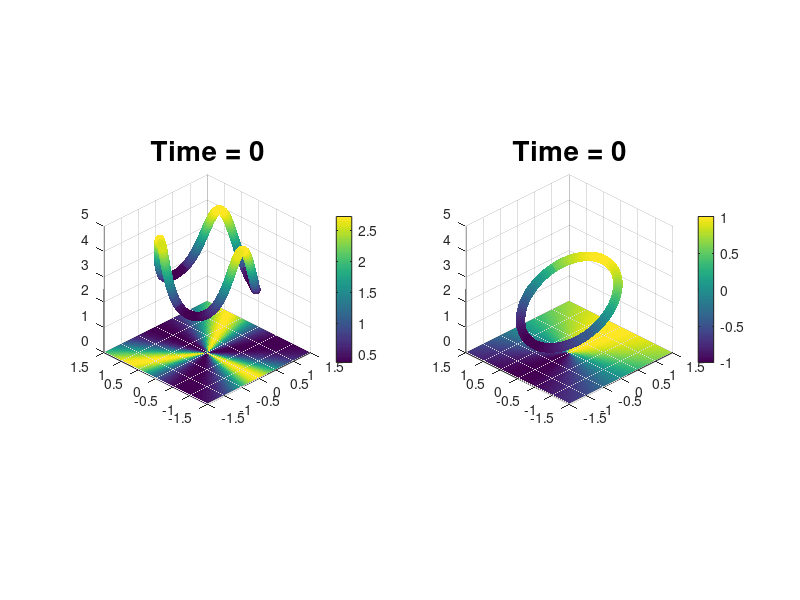

Recreate this plot in MATLAB. (Note: this script raises an error after producing the figure.)
%% Gray-Scott Equation         
% on a rectangle [-L, L] x [-L L]
%% Computational parameters    
Nx = 100;     Ny = 100;        % Grid size
Ntime = 5e2;  plotgap = 5;    % Number of time steps
Lx = 2;  Ly = 2;               % Domain size
Tfinal = 5;                   % Length of the simulation
dx = 2*Lx/Nx; dy = 2*Ly/Ny;    % Spatial resolutions
dt = Tfinal/Ntime;             % Temporal resolution
%% Physical parameters         
eps1 = 2e-5;      eps2 = 1e-5; 
R = 1;    F = 0.025;     k = 0.0547;
%% Grids                       
x = dx-Lx:dx:Lx;
y = dy-Ly:dy:Ly;
[X, Y] = meshgrid(x, y);      
XX = X(:);  YY = Y(:); 
[th, ~] = cart2pol(X, Y);
[cpx, cpy] = pol2cart(th, R);
cpxvec = cpx(:);   cpyvec = cpy(:); 
%% Initial Condition           
u = exp(sin(3*th(:)));    v = cos(th(:)); 
%% Operators                   
Ix = speye(Nx);        Iy = speye(Ny);       I = kron(Ix, Iy);
Dxx = (circshift(Ix, [1, 0]) - 2*Ix + circshift(Ix, [-1, 0]))/(dx^2);
Dyy = (circshift(Iy, [1, 0]) - 2*Iy + circshift(Iy, [-1, 0]))/(dy^2);  
Lap = kron(Ix, Dyy) + kron(Dxx, Iy); 
[Low1, Up1] = lu(I - eps1*dt*Lap);   [Low2, Up2] = lu(I - eps2*dt*Lap);
%% Initial Plot                
limsU = [-1.5*R 1.5*R -1.5*R 1.5*R 0 5];
limsV = [-1.5*R 1.5*R -1.5*R 1.5*R 0 5];

fig1 = figure(5);

s1 = subplot(1, 2, 1);
circU = scatter3(cpxvec, cpyvec, u + 2, 50, u, 'filled'); hold on
%[~, shadowU] = contourf(x, y, reshape(u, Nx, Ny), 50, 'linecolor', 'none');
%shadowU = pcolor(x, y, reshape(u, Nx, Ny)); set(shadowU, 'EdgeColor', 'none');
shadowU = imagesc(x, y, reshape(u, Nx, Ny));
colorbar, axis square, axis(limsU), view([-45 30]), hold off
%shadowU.ContourZLevel = limsU(5);     
title('Time = 0', 'FontSize', 20);

s2 = subplot(1, 2, 2);
circV = scatter3(cpxvec, cpyvec, v + 2, 50, v, 'filled'); hold on
%[~, shadowV] = contourf(x, y, reshape(v, Nx, Ny), 50, 'linecolor', 'none');
%shadowV = pcolor(x, y, reshape(V, Nx, Ny)); set(shadowV, 'EdgeColor', 'none');
shadowV = imagesc(x, y, reshape(v, Nx, Ny));
colorbar, axis square, axis(limsV), view([-45 30]), hold off
%shadowV.ContourZLevel = limsV(5);     
title('Time = 0', 'FontSize', 20);
%% Time Integration            
tic
vidObj = VideoWriter(sprintf('Gray_Scott_Equation_F%1.4f_k%1.4f_.avi',...
    F, k));                               % Creating video file
vidObj.FrameRate = 10;  open(vidObj);     % Opening video file
for t = 1:Ntime         
    unew = Up1\(Low1\(u - dt*u.*(v.^2) + dt*F*(1-u)));
    vnew = Up2\(Low2\(v + dt*u.*(v.^2) - dt*(k+F)*v));
    u = interp2(X, Y, reshape(unew, Nx, Ny), cpx, cpy, 'cubic');
    v = interp2(X, Y, reshape(vnew, Nx, Ny), cpx, cpy, 'cubic');
    u = u(:);     v = v(:);  
    if mod(t, plotgap) == 0             % Plotting
        shadowU.CData = reshape(u, Nx, Ny);
        shadowV.CData = reshape(v, Nx, Ny);
        circU.ZData = u+2;  circU.CData = u;
        circV.ZData = v+2;  circV.CData = v;
        title(s1, ['u at time ', num2str(t*dt)])
        title(s2, ['v at time ', num2str(t*dt)])
        drawnow, writeVideo(vidObj, getframe(fig1));
    end
end
fprintf('Time integration took %2.1f seconds \n', toc), close(vidObj);